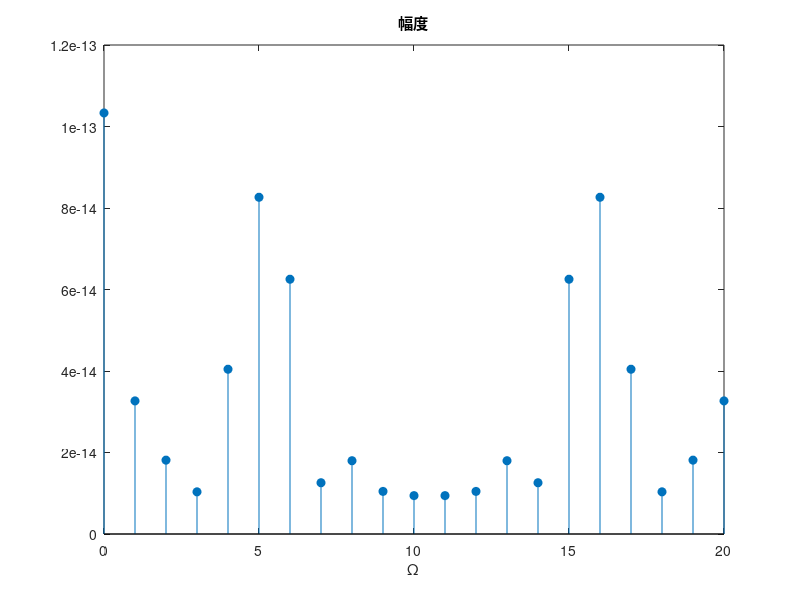

Reproduce this figure in MATLAB.
n=0:20;
x=0.15*sin(2*pi*n)+sin(2*pi*2*n)-0.1*sin(2*pi*3*n);
Xk=fft(x);
stem(n,abs(Xk),'filled');
xlabel('\Omega');
title('幅度');

